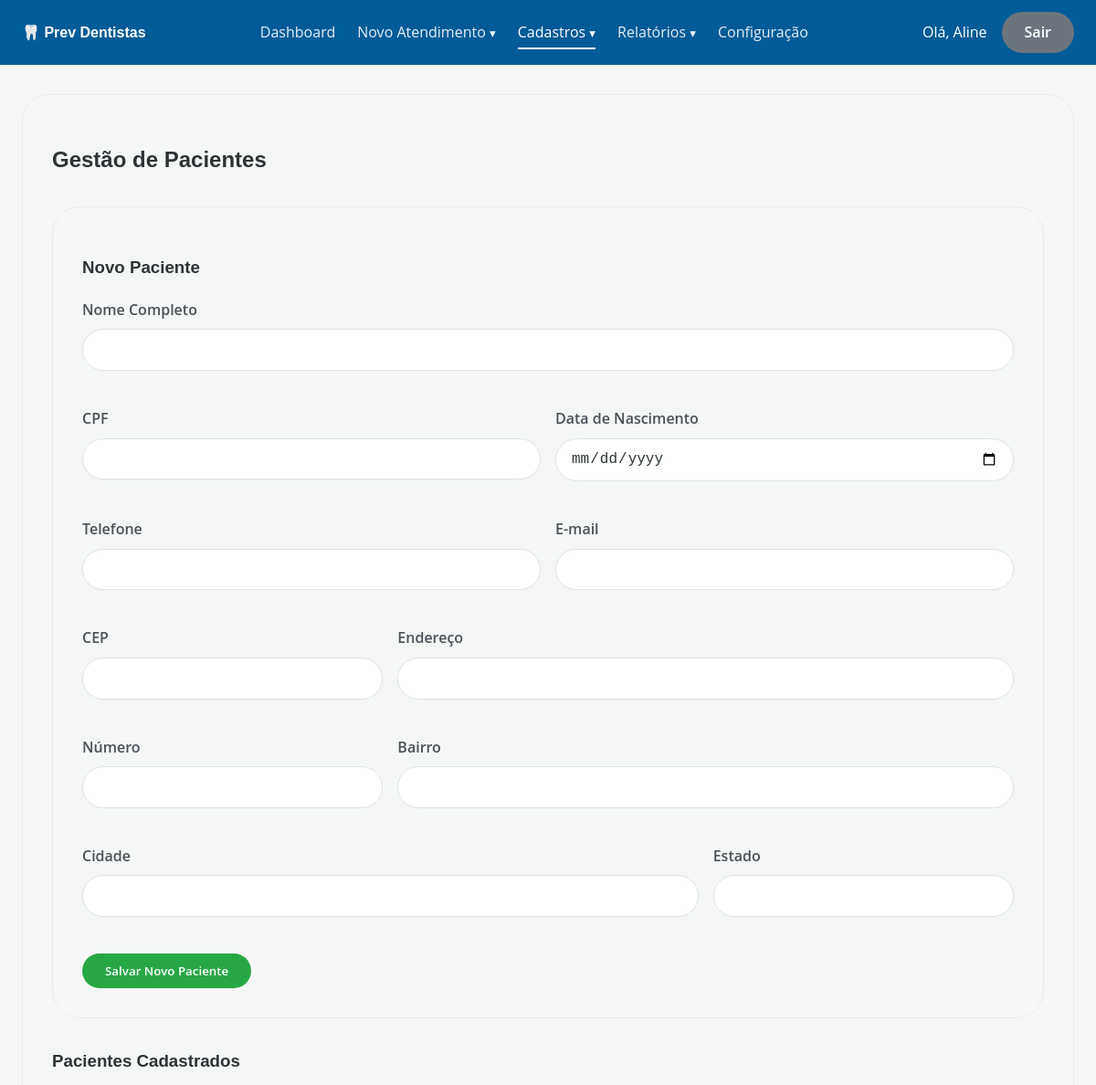
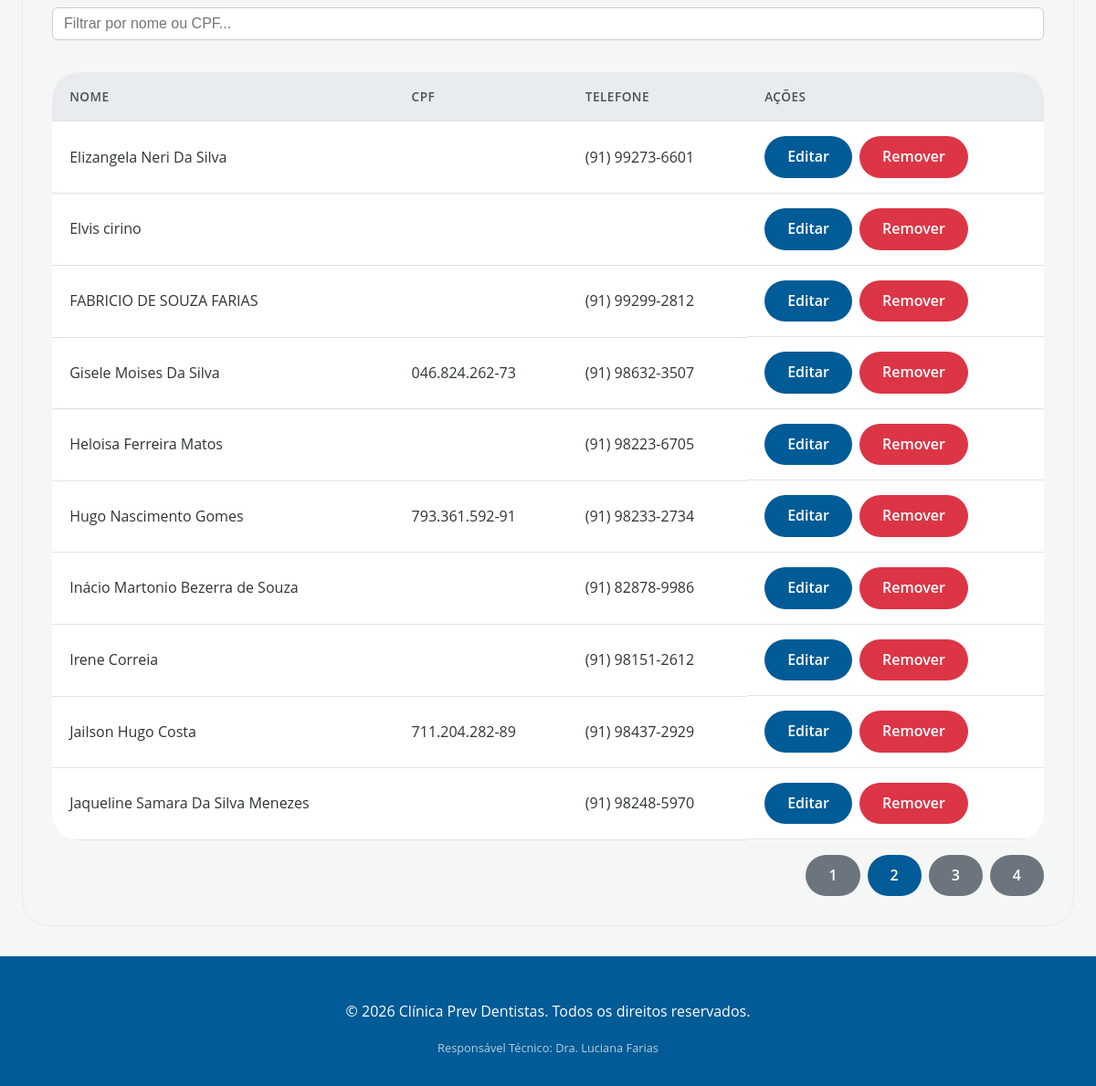
Page /public/?rota=pacientes&pagina=2 (signed in) on the committed database (2 pictures, top to bottom).
### tables this page shows
CREATE TABLE IF NOT EXISTS `pacientes` (
  `id` int NOT NULL AUTO_INCREMENT,
  `nome` varchar(255) NOT NULL,
  `cpf` varchar(20) DEFAULT NULL,
  `data_nascimento` date DEFAULT NULL,
  `email` varchar(255) DEFAULT NULL,
  `telefone` varchar(20) DEFAULT NULL,
  `cep` varchar(10) DEFAULT NULL,
  `endereco` varchar(255) DEFAULT NULL,
  `numero` varchar(20) DEFAULT NULL,
  `complemento` varchar(100) DEFAULT NULL,
  `bairro` varchar(100) DEFAULT NULL,
  `cidade` varchar(100) DEFAULT NULL,
  `estado` varchar(2) DEFAULT NULL,
  `foto_paciente` varchar(255) DEFAULT NULL,
  `created_at` timestamp NULL DEFAULT CURRENT_TIMESTAMP,
  `updated_at` timestamp NULL DEFAULT CURRENT_TIMESTAMP ON UPDATE CURRENT_TIMESTAMP,
  PRIMARY KEY (`id`),
  UNIQUE KEY `cpf` (`cpf`)
);

### src/Controller/PacienteController.php (called while the page is built, shortened)
<?php
class PacienteController
{
    private PacienteModel $model;
    public function __construct(private PDO $pdo)
    {
        $this->model = new PacienteModel($pdo);
    }
    public function listar(): void
    {
        $busca          = trim($_GET['busca'] ?? '');
        $pagina         = max(1, (int)($_GET['pagina'] ?? 1));
        $itensPorPagina = 10;
        $offset         = ($pagina - 1) * $itensPorPagina;
        $totalRegistros = $this->model->contar($busca);
        $totalPaginas   = ceil($totalRegistros / $itensPorPagina);
        $pacientes      = $this->model->listar($busca, $itensPorPagina, $offset);
        require ROOT . '/src/View/layout/header.php';
        require ROOT . '/src/View/pacientes/listar.php';
        require ROOT . '/src/View/layout/footer.php';
    }
}

### public/index.php (called while the page is built, shortened)
<?php
spl_autoload_register(function (string $class): void {
    $dirs = [
        ROOT . '/src/Controller/',
        ROOT . '/src/Model/',
    ];
    foreach ($dirs as $dir) {
        $file = $dir . $class . '.php';
        if (file_exists($file)) {
            return;
        }
    }
});
$rota = $_GET['rota'] ?? 'login';
[$controllerClass, $metodo, $perfis] = $rotas[$rota];
require_once ROOT . '/config/database.php';
$controller = new $controllerClass($pdo);
$controller->$metodo();

### src/Model/PacienteModel.php (called while the page is built, shortened)
<?php
class PacienteModel
{
    public function listar(string $busca, int $limit, int $offset): array
    {
        $sql = "SELECT * FROM pacientes WHERE 1=1";
        $sql .= " ORDER BY nome ASC LIMIT :limit OFFSET :offset";
        $stmt = $this->pdo->prepare($sql);
        $stmt->bindValue(':limit',  $limit,  PDO::PARAM_INT);
        $stmt->bindValue(':offset', $offset, PDO::PARAM_INT);
        $stmt->execute();
        return $stmt->fetchAll();
    }
    public function contar(string $busca): int
    {
        $sql    = "SELECT COUNT(id) FROM pacientes WHERE 1=1";
        $params = [];
        $stmt = $this->pdo->prepare($sql);
        $stmt->execute($params);
        return (int) $stmt->fetchColumn();
    }
}

### src/View/pacientes/listar.php (the view, shortened to what this page needs)
<div class="card">
    <h2>Gestão de Pacientes</h2>
    <div class="card" style="margin-top: 2rem;">
        <h3>Novo Paciente</h3>
        <form action="<?= BASE_URL ?>?rota=pacientes.salvar" method="POST">
             <div class="grid-container">
                <div class="form-group grid-col-6">
                    <label for="paciente_nome">Nome Completo</label>
                    <input type="text" name="paciente_nome" id="paciente_nome" required>
                </div>
                <div class="form-group grid-col-3">
                    <label for="paciente_cpf">CPF</label>
                    <input type="text" name="paciente_cpf" id="paciente_cpf" maxlength="14" oninput="mascaraCPF(this)">
                </div>
                 <div class="form-group grid-col-3">
                    <label for="paciente_data_nascimento">Data de Nascimento</label>
                    <input type="date" name="paciente_data_nascimento" id="paciente_data_nascimento">
                </div>
                <div class="form-group grid-col-3">
                    <label for="paciente_telefone">Telefone</label>
                    <input type="text" name="paciente_telefone" id="paciente_telefone" maxlength="15" oninput="mascaraTelefone(this)">
                </div>
                <div class="form-group grid-col-3">
                    <label for="paciente_email">E-mail</label>
                    <input type="email" name="paciente_email" id="paciente_email" onblur="validarEmail(this)">
                </div>
                <div class="form-group grid-col-2">
                    <label for="paciente_cep">CEP</label>
                    <input type="text" name="paciente_cep" id="paciente_cep" maxlength="9" oninput="mascaraCEP(this)">
                </div>
                <div class="form-group grid-col-4">
                    <label for="paciente_endereco">Endereço</label>
                    <input type="text" name="paciente_endereco" id="paciente_endereco">
                </div>
                <div class="form-group grid-col-2">
                    <label for="paciente_numero">Número</label>
                    <input type="text" name="paciente_numero" id="paciente_numero">
                </div>
                <div class="form-group grid-col-4">
                    <label for="paciente_bairro">Bairro</label>
                    <input type="text" name="paciente_bairro" id="paciente_bairro">
                </div>
                <div class="form-group grid-col-4">
                    <label for="paciente_cidade">Cidade</label>
                    <input type="text" name="paciente_cidade" id="paciente_cidade">
                </div>
                <div class="form-group grid-col-2">
                    <label for="paciente_estado">Estado</label>
                    <input type="text" name="paciente_estado" id="paciente_estado" maxlength="2">
                </div>
            </div>
            <button type="submit" class="btn btn-success">Salvar Novo Paciente</button>
        </form>
    </div>
    <h3 style="margin-top: 2rem;">Pacientes Cadastrados</h3>
    <div class="busca-wrapper" style="margin-bottom:1rem;">
        <input type="text" id="busca_pacientes"
               placeholder="Filtrar por nome ou CPF..."
               value="<?= htmlspecialchars($busca) ?>"
               style="padding:8px 12px; border:1px solid #ccc; border-radius:6px; width:100%; box-sizing:border-box;"
               autocomplete="off">
        <span id="status_pacientes" class="busca-status"></span>
    </div>
    <table class="mobile-card-table" id="tabela_pacientes" style="margin-top: 1rem;">
        <thead>
            <tr>
                <th>Nome</th>
                <th>CPF</th>
                <th>Telefone</th>
                <th>Ações</th>
            </tr>
        </thead>
        <tbody>
            <?php if (count($pacientes) > 0): ?>
                <?php foreach ($pacientes as $paciente): ?>
                    <tr>
                        <td data-label="Nome"><?= htmlspecialchars($paciente['nome']) ?></td>
                        <td data-label="CPF"><?= htmlspecialchars($paciente['cpf'] ?? '') ?></td>
                        <td data-label="Telefone"><?= htmlspecialchars($paciente['telefone'] ?? '') ?></td>
                        <td data-label="Ações" style="display: flex; gap: 0.5rem;">
                            <a href=BASE_URL . "?rota=pacientes.editar&id=<?= $paciente['id'] ?>" class="btn btn-primary">Editar</a>
                            <a href="<?= BASE_URL ?>?rota=pacientes.excluir&id=<?= $paciente['id'] ?>" class="btn btn-danger" onclick="return confirm('Você realmente deseja remover este paciente? Esta ação não pode ser desfeita.');">Remover</a>
                        </td>
                    </tr>
                <?php endforeach; ?>
            <?php else: ?>
                <tr>
                    <td colspan="4" style="text-align: center;">Nenhum paciente encontrado.</td>
                </tr>
            <?php endif; ?>
        </tbody>
    </table>
    <?php if ($totalPaginas > 1): ?>
    <div style="display: flex; justify-content: flex-end; margin-top: 1rem; gap: 0.5rem;">
        <?php for ($i = 1; $i <= $totalPaginas; $i++):
            $queryParams = $_GET;
            $queryParams['pagina'] = $i;
            $url = '?' . http_build_query($queryParams);
        ?>
            <a href="<?= $url ?>" class="btn <?= $i === $pagina ? 'btn-primary' : 'btn-secondary' ?>"><?= $i ?></a>
        <?php endfor; ?>
    </div>
    <?php endif; ?>
</div>

### public/assets/css/style.css (style rules this page uses)
:root { --primary-color: #005b96; --primary-dark: #0370b5; --background-color: #f4f7f6; --secondary-color: #6c757d; --info-color: #17a2b8; --success-color: #28a745; --danger-color: #dc3545; --border-color: #dee2e6; --white-color: #ffffff; --border-radius: 30px; --text-color: #2d3436; --shadow-md: 0 10px 30px rgba(0,0,0,0.1); }
body { font-family: 'Open Sans', sans-serif; background-color: var(--background-color); color: var(--text-color); margin: 0; padding: 0; line-height: 1.6; }
h1, h2, h3, h4, .logo { font-family: 'Poppins', sans-serif; font-weight: 600; }
.btn, button, input[type="submit"] { border-radius: var(--border-radius); padding: 10px 25px; font-family: 'Open Sans', sans-serif; font-weight: 600; border: none; cursor: pointer; transition: all 0.3s ease; display: inline-flex; align-items: center; justify-content: center; text-decoration: none; }
.btn-primary { background-color: var(--primary-color); color: #ffffff; }
.btn-secondary { background-color: var(--secondary-color); color: #ffffff; }
.btn-success { background-color: #28a745; color: #ffffff; }
.btn-danger { background-color: #dc3545; color: #ffffff; }
html { scroll-behavior: smooth; }
.card { background-color: var(--card-bg); border-radius: var(--border-radius); box-shadow: var(--shadow-sm); padding: 2rem; margin-bottom: 2rem; border: 1px solid rgba(0,0,0,0.05); transition: box-shadow 0.3s ease; }
.form-group { margin-bottom: 1.5rem; }
label { display: block; margin-bottom: 0.5rem; font-weight: 600; color: #495057; }
input[type="text"], input[type="email"], input[type="number"], input[type="password"], input[type="date"], input[type="month"], select, textarea { width: 100%; padding: 0.8rem 1rem; border: 1px solid var(--border-color); border-radius: var(--border-radius); box-sizing: border-box; font-size: 1rem; transition: border-color 0.2s, box-shadow 0.2s; background-color: #fff; color: var(--text-color); }
table { width: 100%; border-collapse: collapse; margin-top: 1rem; background-color: #fff; border-radius: var(--border-radius); overflow: hidden; align-self: start; }
th, td { padding: 1rem 1.2rem; text-align: left; border-bottom: 1px solid var(--border-color); }
thead th { background-color: #e9ecef; font-weight: 600; color: #495057; text-transform: uppercase; font-size: 0.85rem; letter-spacing: 0.5px; }

### src/View/pacientes/listar.php (style rules this page uses)
.grid-container { display: grid; grid-template-columns: repeat(6, 1fr); gap: 1rem; margin-bottom: 1rem; }
.grid-col-2 { grid-column: span 2; }
.grid-col-3 { grid-column: span 3; }
.grid-col-4 { grid-column: span 4; }
.grid-col-6 { grid-column: span 6; }
.busca-wrapper { position: relative; }
.busca-status { font-size:12px; color:#888; margin-top:3px; display:block; min-height:16px; }

### rows in the picture
pacientes: nome "Elizangela Neri Da Silva", telefone "(91) 99273-6601"
pacientes: nome "Elvis cirino"
pacientes: nome "FABRICIO DE SOUZA FARIAS", telefone "(91) 99299-2812"
pacientes: nome "Gisele Moises Da Silva", cpf "046.824.262-73", telefone "(91) 98632-3507"
pacientes: nome "Heloisa Ferreira Matos", telefone "(91) 98223-6705"
pacientes: nome "Hugo Nascimento Gomes", cpf "793.361.592-91", telefone "(91) 98233-2734"
pacientes: nome "Inácio Martonio Bezerra de Souza", telefone "(91) 82878-9986"
pacientes: nome "Irene Correia", telefone "(91) 98151-2612"
pacientes: nome "Jailson Hugo Costa", cpf "711.204.282-89", telefone "(91) 98437-2929"
pacientes: nome "Jaqueline Samara Da Silva Menezes", telefone "(91) 98248-5970"

### other values in the picture
$_SESSION['usuario_nome'] "Aline"
